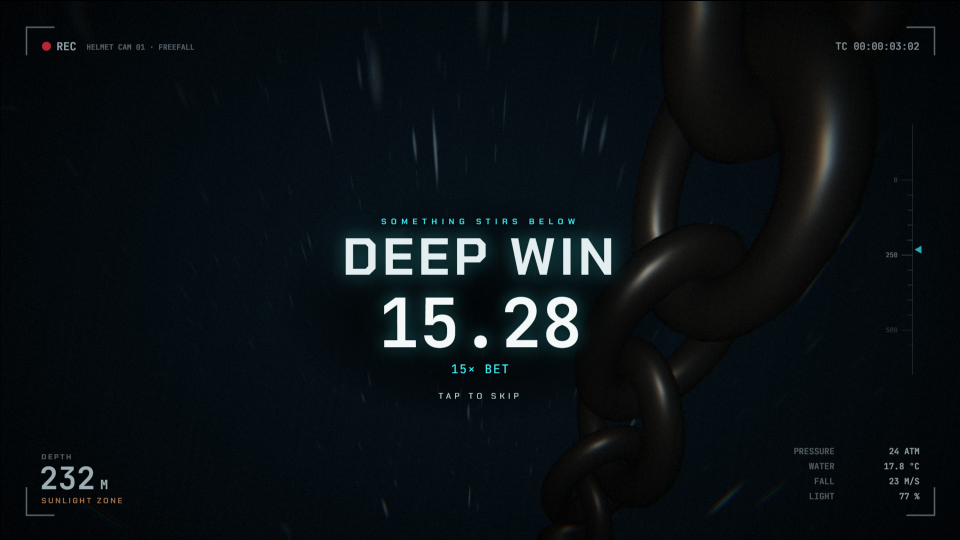
#> input picture artifacts/canvas/bigwin_t1_disturbance.png, 1920 x 1080 px, given as the content of the folder ../../artifacts/canvas/bigwin_t1_disturbance.png, which was not available (shown at 1/2 size)
$ python designer_pass.py ../../artifacts/canvas/bigwin_t1_disturbance.png --out out.png
#> lines starting #> are read from the running program, lines starting #| are printed output that depends on the picture
#> in main, im is the input picture: PIL image 1920x1080 RGB; mean R, G, B 10.2, 16.6, 20.1
"""Designer pass: turn raw Gemini output into cohesive, game-ready layers, plus Reviewer test sheets.

Steps (see .agents/skills/studio-designer/SKILL.md):
  cutout  - key the pure-black background to alpha (art is generated on #000 for this)
  grade   - pull every image onto the art-bible palette: desaturate, cool shadows, cap highlights
  sheets  - contact sheet, 64px phone-size sheet (gate G1) and 8px blur sheet (gate G2)

Usage:
    python scripts/ai/designer_pass.py generated/p2_symbols/<run> --out generated/p2_symbols/<run>/clean
    python scripts/ai/designer_pass.py <dir> --out <dir>/clean --no-cutout   # backdrops keep their ground
"""
import argparse
from pathlib import Path

import numpy as np
from PIL import Image, ImageDraw, ImageFilter

SHADOW_TINT = np.array([0x0B, 0x14, 0x18], dtype=np.float32) / 255  # Trench
SATURATION = 0.72
HIGHLIGHT_CAP = 0.94


def cutout(img, lo=0.025, hi=0.12):
    """Soft luminance key: pixels darker than `lo` become transparent, brighter than `hi` opaque.

    The key is measured on a blurred copy so compression noise in glows doesn't step, and the matte is
    closed (dilate then erode) so dark scales inside a silhouette don't punch speckled holes.
    """
#> called with lo = 0.025, hi = 0.12
    img = img.convert("RGB")
    rgb = np.asarray(img, dtype=np.float32) / 255
    lum = np.asarray(img.filter(ImageFilter.GaussianBlur(2)), dtype=np.float32).max(axis=2) / 255
    matte = Image.fromarray((np.clip((lum - lo) / (hi - lo), 0, 1) * 255).astype(np.uint8), "L")
    matte = matte.filter(ImageFilter.MaxFilter(9)).filter(ImageFilter.MinFilter(9)).filter(ImageFilter.GaussianBlur(1.5))
    alpha = np.asarray(matte, dtype=np.float32) / 255
    # Un-premultiply against black so edges don't keep a dark fringe.
    safe = np.maximum(alpha, 1e-3)[..., None]
    rgb = np.clip(rgb / safe, 0, 1) * (alpha[..., None] > 0)
    out = np.dstack([rgb, alpha])
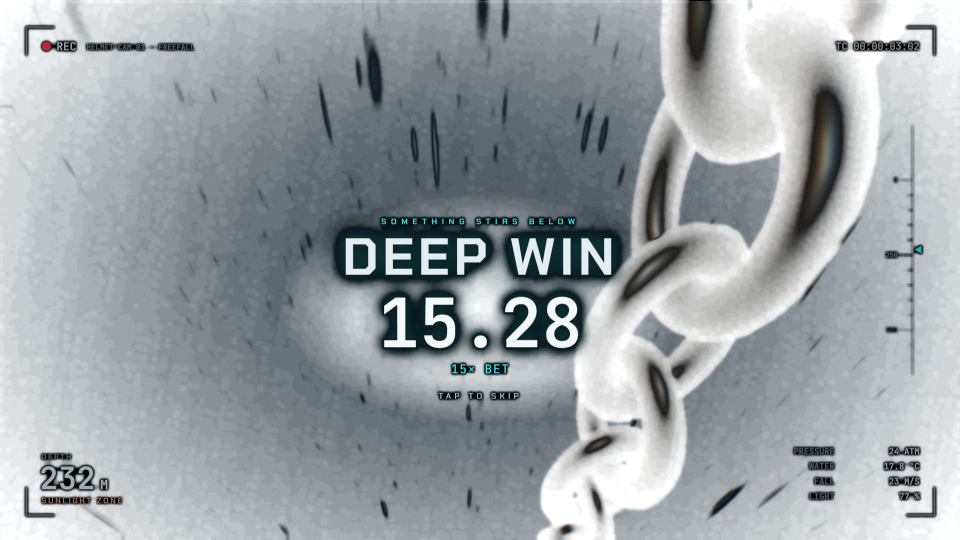
#> out: shape (1080, 1920, 4) float32 (shown at 1/2 size); mean R, G, B, A 0.0959, 0.159, 0.196, 0.429; transparent parts drawn white
    return Image.fromarray((out * 255).astype(np.uint8), "RGBA")


TIER_SATURATION = {"low": 0.72, "mid": 0.8, "high": 1.0, "special": 1.05}


def trim(img, pad=0.04):
    """Crop to the alpha bounding box, then pad back to a square so the subject fills the cell."""
#> called with pad = 0.04
    box = img.getchannel("A").point(lambda v: 255 if v > 24 else 0).getbbox()
#> box = (0, 0, 1920, 1080)
    if not box:
        return img
    img = img.crop(box)
    side = int(max(img.size) * (1 + pad * 2))
#> side = 2073
    sq = Image.new("RGBA", (side, side), (0, 0, 0, 0))
#> sq: PIL image 2073x2073 RGBA; every value is 0
    sq.paste(img, ((side - img.width) // 2, (side - img.height) // 2))
    return sq


def grade(img, saturation=SATURATION):
#> called with saturation = 0.72
    arr = np.asarray(img.convert("RGBA"), dtype=np.float32) / 255
    rgb, a = arr[..., :3], arr[..., 3:]
#> rgb: shape (2073, 2073, 3) float32
    grey = rgb @ np.array([0.299, 0.587, 0.114], dtype=np.float32)
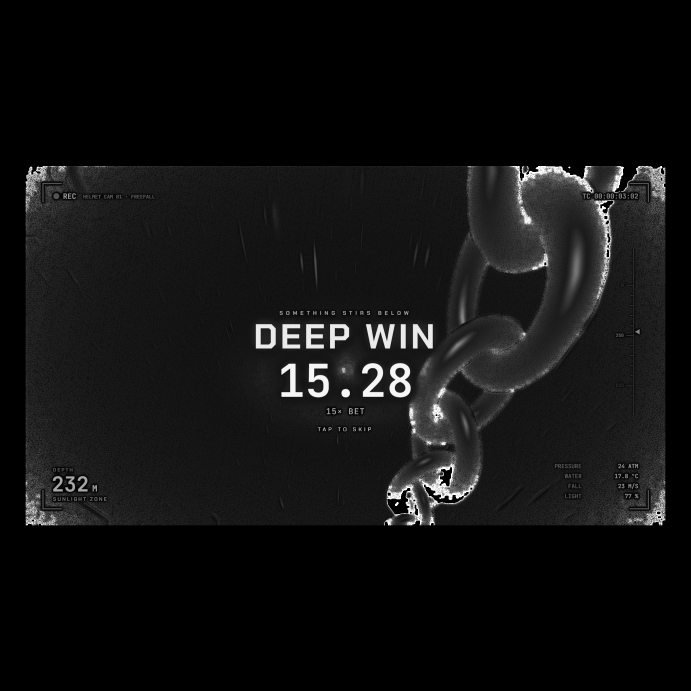
#> grey: shape (2073, 2073) float32 (shown at 1/3 size); min 0, max 1, mean 0.0687
    rgb = grey[..., None] + (rgb - grey[..., None]) * saturation
    shadow = (1 - grey)[..., None] ** 2
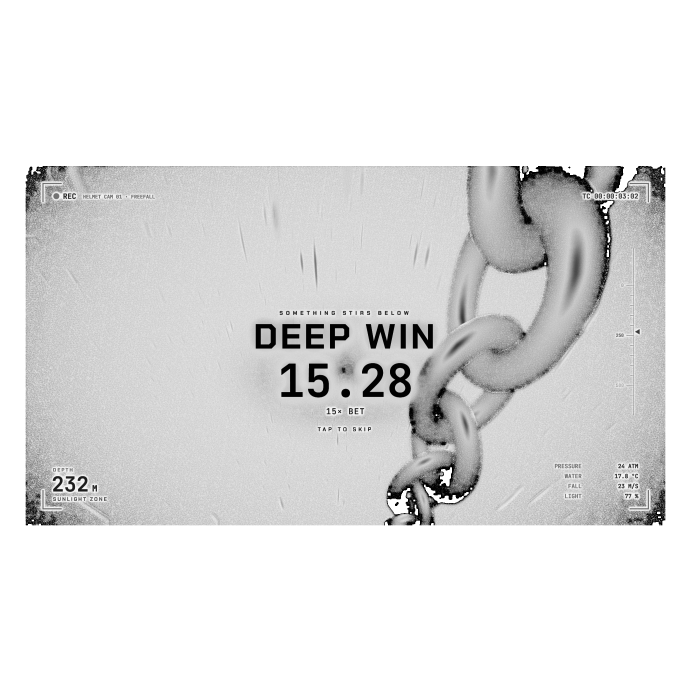
#> shadow: shape (2073, 2073, 1) float32 (shown at 1/3 size); min 0, max 1, mean 0.884
    rgb = rgb * (1 - shadow * 0.35) + SHADOW_TINT * shadow * 0.35
    rgb = np.minimum(rgb, HIGHLIGHT_CAP)
    return Image.fromarray((np.dstack([rgb, a]) * 255).astype(np.uint8), "RGBA")
#> returned value: PIL image 2073x2073 RGBA


def sheet(images, cell, cols=5, blur=0, bg=(11, 20, 24)):
#> called with cell = 220, cols = 5, blur = 0, bg = (11, 20, 24)
    rows = (len(images) + cols - 1) // cols
#> rows = 1
    pad = 6
    canvas = Image.new("RGB", (cols * (cell + pad) + pad, rows * (cell + pad) + pad), bg)
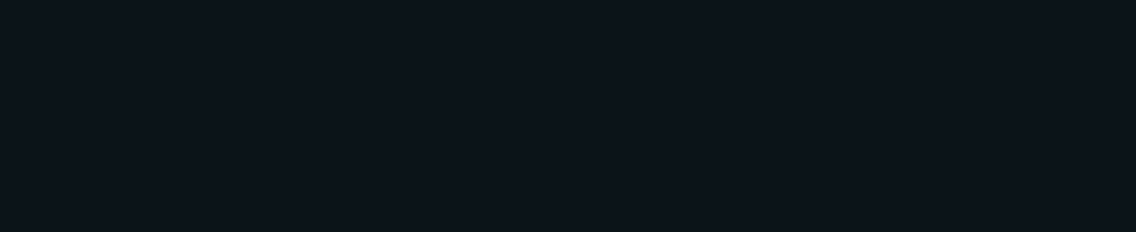
#> canvas: PIL image 1136x232 RGB; mean R, G, B 11, 20, 24
    for i, (name, im) in enumerate(images):
        t = im.copy()
        t.thumbnail((cell, cell), Image.LANCZOS)
        if blur:
            t = t.filter(ImageFilter.GaussianBlur(blur))
        x = pad + (i % cols) * (cell + pad) + (cell - t.width) // 2
        y = pad + (i // cols) * (cell + pad) + (cell - t.height) // 2
        canvas.paste(t, (x, y), t if t.mode == "RGBA" else None)
#> this loop made 1 pass
#> (name, x, y) on pass 1: ('bigwin_t1_disturbance', 6, 6)
    return canvas


def main():
    ap = argparse.ArgumentParser()
    ap.add_argument("src")
    ap.add_argument("--out", required=True)
    ap.add_argument("--no-cutout", action="store_true")
    args = ap.parse_args()

    src, out = Path(args.src), Path(args.out)
    out.mkdir(parents=True, exist_ok=True)
    done = []
    files = sorted(f for ext in ("png", "jpg", "jpeg", "webp") for f in src.glob(f"*.{ext}"))
    for f in files:
        im = Image.open(f)
        tier = f.stem.split("_")[0]
        if not args.no_cutout:
            im = trim(cutout(im))
        im = grade(im, TIER_SATURATION.get(tier, SATURATION))
        im.save(out / f"{f.stem}.png")
        done.append((f.stem, im))
        print(f"  {f.name}")

    if not done:
        print("No images found.")
        return
    sheet(done, 220).save(out / "_sheet_contact.png")
    sheet(done, 64).save(out / "_sheet_64px_G1.png")
#> call 2 of sheet, with cell = 64, cols = 5, blur = 0, bg = (11, 20, 24)
#> in sheet (call 2), `canvas = Image.new("RGB", (cols * (cell + pad) + pad, rows * (cell + p..`:
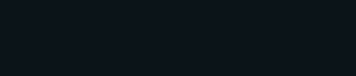
#> canvas: PIL image 356x76 RGB; mean R, G, B 11, 20, 24
#> the loop in sheet (call 2), `for i, (name, im) in enumerate(images):` made 1 pass
#> after the loop in sheet (call 2), `for i, (name, im) in enumerate(images):`:
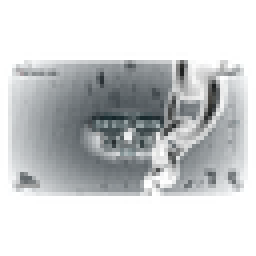
#> t: PIL image 64x64 RGBA (shown 4 times larger); mean R, G, B, A 11.7, 17.4, 20.3, 52.7; transparent parts drawn white
    sheet(done, 220, blur=8).save(out / "_sheet_blur_G2.png")
#> the loop in sheet (call 3), `for i, (name, im) in enumerate(images):` made 1 pass
#> pass 1, in sheet (call 3), `t = t.filter(ImageFilter.GaussianBlur(blur))`:
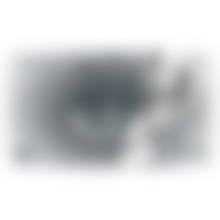
#> t: PIL image 220x220 RGBA; mean R, G, B, A 11.8, 17.2, 20, 52.6; transparent parts drawn white
    print(f"Done -> {out} (+ 3 review sheets)")


if __name__ == "__main__":
    main()

$ run again, on artifacts/canvas/bigwin_t2_eyes.png
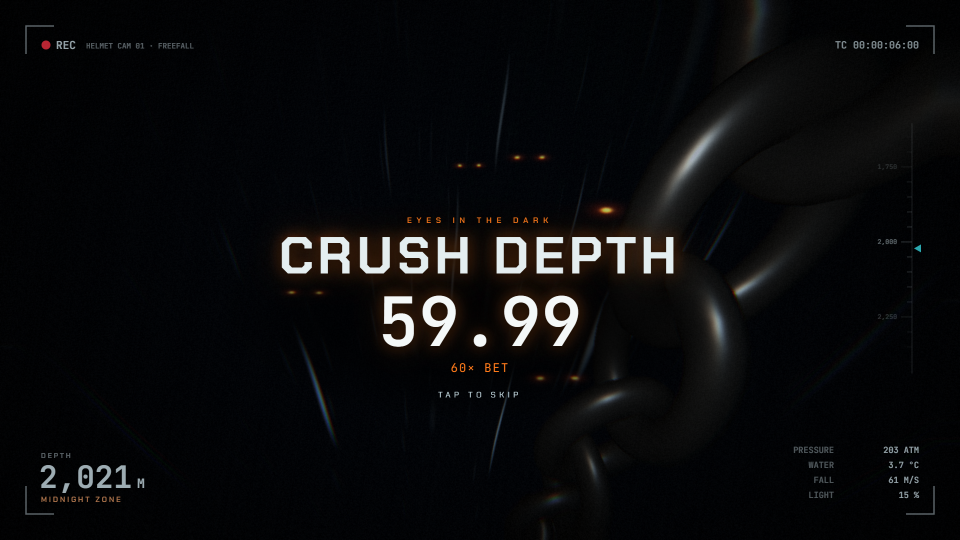
#> input picture artifacts/canvas/bigwin_t2_eyes.png, 1920 x 1080 px, given as the content of the folder ../../artifacts/canvas/bigwin_t2_eyes.png, which was not available (shown at 1/2 size)
#> in main, im is the input picture: PIL image 1920x1080 RGB; mean R, G, B 10.4, 10.8, 12
#> in cutout, `out = np.dstack([rgb, alpha])`:
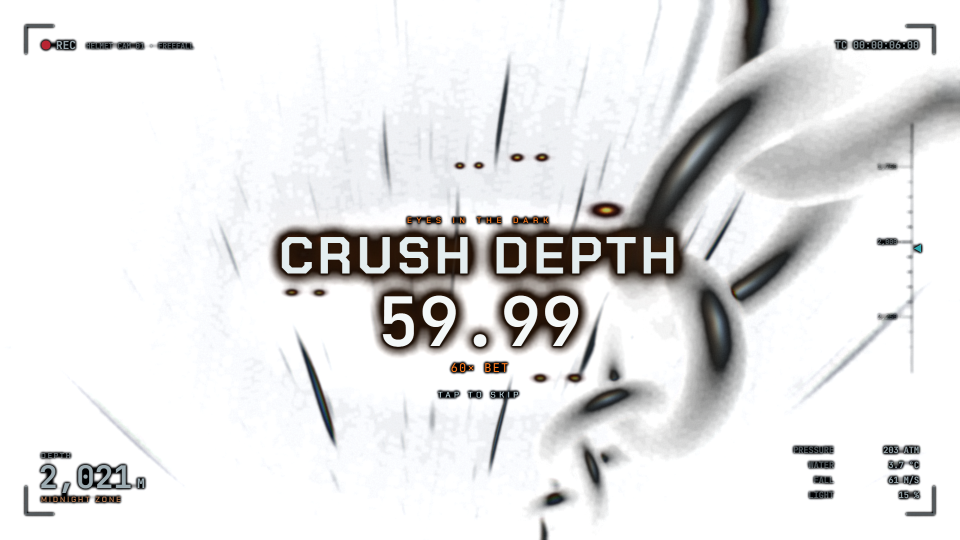
#> out: shape (1080, 1920, 4) float32 (shown at 1/2 size); mean R, G, B, A 0.159, 0.208, 0.27, 0.143; transparent parts drawn white
#> box = (46, 0, 1920, 1080)
#> rows = 1
#> the loop in sheet, `for i, (name, im) in enumerate(images):` made 1 pass
#> (name, x, y) on pass 1: ('bigwin_t2_eyes', 6, 6)
#> the loop in sheet (call 2), `for i, (name, im) in enumerate(images):` made 1 pass
#> the loop in sheet (call 3), `for i, (name, im) in enumerate(images):` made 1 pass
#> pass 1, in sheet (call 3), `t = t.filter(ImageFilter.GaussianBlur(blur))`:
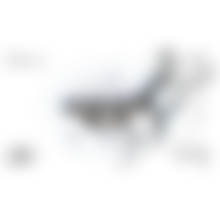
#> t: PIL image 220x220 RGBA; mean R, G, B, A 20.7, 27, 32.2, 18.5; transparent parts drawn white
